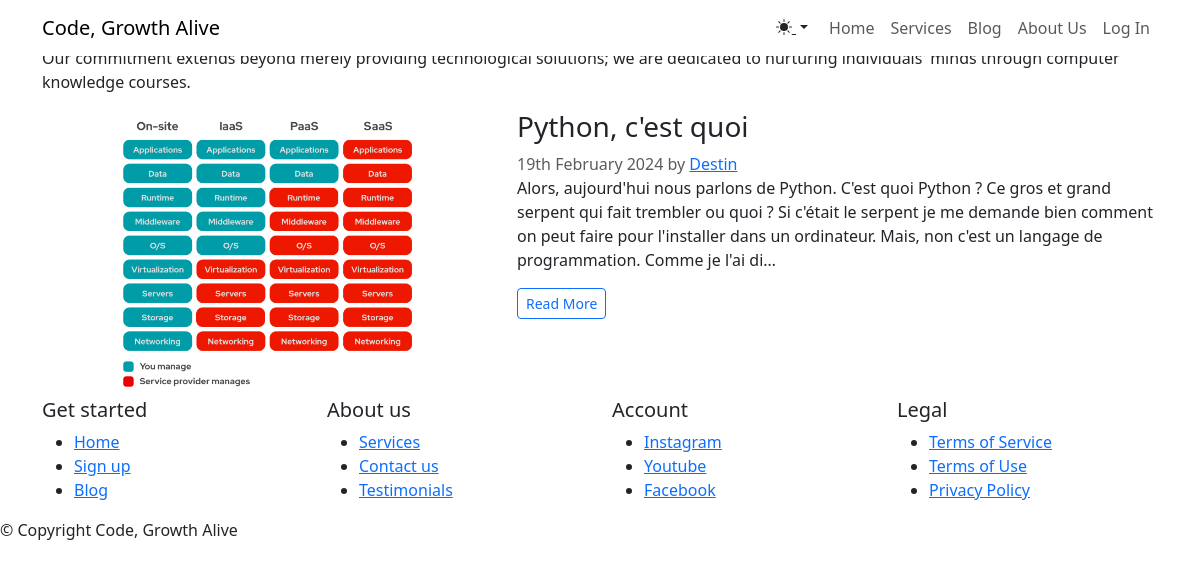
The page /articles on the database its author committed.
### blog/models.py (models this page shows, shortened)
class Article(models.Model):
    class Lang(models.TextChoices):
        FR = "Fr", "Fr"
        EN = "En", "En"
    lang_role = Lang.FR
    language = models.CharField(_('language'), max_length=20, choices=Lang.choices)
    title = models.CharField(_('title'), max_length=255)
    tag = models.CharField(_('tag'), max_length=500)
    slug = models.SlugField(_('slug'), blank=True, null=True)
    content = MDTextField(_('content'))
    created_at = models.DateTimeField(_('created_at'), auto_now_add=True)
    likes = models.IntegerField(default=0)
    author = models.ForeignKey(AUTH_USER_MODEL, related_name='article', on_delete=models.CASCADE)
    picture = models.ImageField(blank=True, null=True, upload_to='articles')
    prepopulated_fields = {'slug': ('title',)}

### user/models.py (models this page shows)
class User(AbstractUser):
    class Role(models.TextChoices):
        SIMPLE = "Simple", "Simple"
        TEAM = "Team", "Team"
        ADMIN = "Admin", "Admin"
        CA = "CA", "CA"
        COMPT = "Compt", "Compt"
    base_role = Role.SIMPLE
    role = models.CharField(max_length=20, choices=Role.choices, default=base_role)
    thumbnail = models.ImageField(blank=True, null=True, upload_to='users')
    position = models.CharField(max_length=50, blank=True, null=True)
    facebook_link = models.URLField(blank=True, null=True)
    twitter_link = models.URLField(blank=True, null=True)
    instagram_link = models.URLField(blank=True, null=True)
    linkedIn_link = models.URLField(blank=True, null=True)

### blog/views.py (the view)
# urls.py: path("articles", articles, name="articles"),
def articles(request):
    articles = Article.objects.all()
    return render(request, "blog/articles.html", {'arts':articles})

### blog/templates/blog/articles.html (shortened to what this page needs)
{% extends 'general/base.html' %}
{% load static %}
{% block content %}
<main class="page blog-post-list">
    <section class="clean-block clean-blog-list dark">
        <div class="container">
            <div class="block-heading">
                <h2 class="text-info">Our Blog</h2>
                <p>Our commitment extends beyond merely providing technological solutions; we are dedicated to nurturing individuals' minds through computer knowledge courses.</p>
            </div>
            {% if arts %}
                <div class="block-content">
                    {% for art in arts %}
                        <div class="clean-blog-post">
                            <div class="row">
                                <div class="col-lg-5"><img class="rounded img-fluid" src="{{ art.picture.url }}"></div>
                                <div class="col-lg-7">
                                    <h3>{{ art.title }}</h3>
                                    <div class="info">
                                        <span class="text-muted">{{ art.created_at | date:"jS F Y" }} by&nbsp;<a href="{% url 'user' art.author.id %}">{{ art.author.username }}</a></span>
                                    </div>
                                    <p>{{ art.content|truncatechars:280 }}</p>
                                    <a href="{% url 'article' art.id %}"><button class="btn btn-outline-primary btn-sm" type="button">Read More</button></a>
                                </div>
                            </div>
                        </div>
                    {% endfor %}
                </div>
            {% else %}
                <p class="text-center">This part is already in maintenance ...</p>
            {% endif %}
        </div>
    </section>
</main>
{% endblock %}

### rows shown on the page
Article: picture (picture), title "Python, c'est quoi", created_at "19th February 2024", author.username "Destin", content "Alors, aujourd'hui nous parlons de Python. C'est quoi Python ? Ce gros et grand serpent qui fait trembler ou quoi ? Si c'était le serpent je me demande bien comment on peut faire pour l'installer dans un ordinateur. Mais, non c'est un langage de programmation. Comme je l'ai di…"
